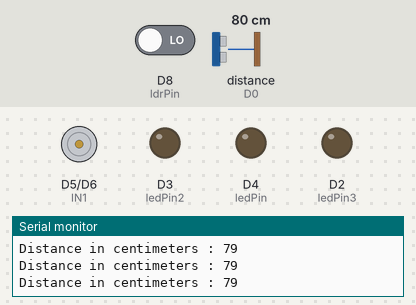
Bench run of a sketch on a simulated ESP8266 (NodeMCU). Shown: motor-driver pin pairs drawn as motors (green arrow = first pin HIGH = forward, orange = second pin HIGH = backward, longer = more drive, scaled by the enable pin), output pins drawn as LEDs (lit = HIGH), the last lines printed to the serial monitor. Wiring (inferred from the names in the program): ultrasonic range finder: trigger D1; echo D0. Inputs (shaded band) come from the test bench; at power-on: distance to the obstacle (sensor on D0) 80 cm, D8 (ldrPin) LOW. The echo pulse lasts 58.3 µs per cm; WiFi joins after 1.5 s; servers stay silent unless stated; pins used as bus, display or sensor lines are not drawn.

Above: at 4.5 s.
4.6 s: distance to the obstacle (sensor on D0) set to 16 cm
6.1 s: distance to the obstacle (sensor on D0) set to 12 cm
At 7.0 s:
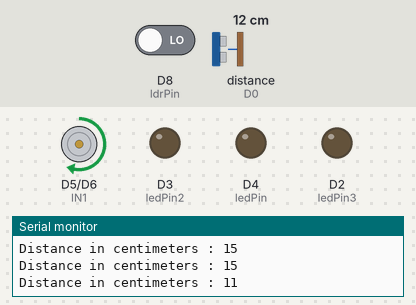
12.1 s: D8 (ldrPin) driven HIGH
At 15.0 s:
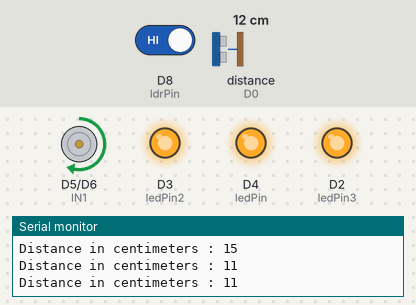
At 16.4 s:
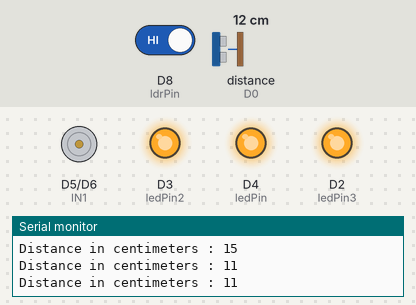
Timing chart, 0 to 22.8 s (numbered marks = the images above; inputs shaded):
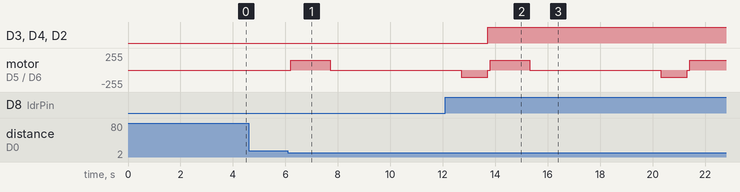

Measured:
- the behaviour switches between 15 and 14 cm on distance to the obstacle (sensor on D0) (found by bisection; images 0 and 1)
- after the input at 6.1 s, motor on D5 (IN1) / D6 (IN2): stopped → forward 150/255 after 0.11 s, → stopped 1.5 s later
- after the input at 12.1 s, D3 (ledPin2), D4 (ledPin), D2 (ledPin3): LOW → HIGH after 1.6 s

The sketch:

IOT_Gate_Light_Final.ino
```cpp
#define BLYNK_TEMPLATE_ID "TMPL6i7Fuhryp"
#define BLYNK_TEMPLATE_NAME "HomeLighting"
#define BLYNK_AUTH_TOKEN "Ow93Ujbzv63KLES_cGhkBGuhf0pJUITh"

#include <ESP8266WiFi.h>
#include <BlynkSimpleEsp8266.h>

char auth[] = BLYNK_AUTH_TOKEN;
char ssid[] = "Roman";//Enter your WIFI name
char pass[] = "sahan1234";//Enter your WIFI password

//LED System

const int ledPin = D4;
const int ledPin2 = D3;
const int ledPin3 = D2;

const int ldrPin = D8;

int ldrValue;
int ledvalue;
bool isManualMode = false;
bool isLedOn = false;
bool isLed2On = false;
bool isLed3On = false;
int carheight;

//GATE System

bool isGateOpen=false;
bool isGateManualMode=false;

#define TRIGGER_PIN D1
#define ECHO_PIN D0

#define IN1 D5
#define IN2 D6
#define ENA D7

#define MOTOR_ROTATION_TIME 1000 // 5 seconds

WidgetLCD lcdlight(V14);
WidgetLCD lcd(V7);
BlynkTimer timer;

void setup() {
  Serial.begin(9600);

  pinMode(TRIGGER_PIN, OUTPUT);
  pinMode(ECHO_PIN, INPUT);
  pinMode(IN1, OUTPUT);
  pinMode(IN2, OUTPUT);
  pinMode(ENA, OUTPUT);

    pinMode(ledPin, OUTPUT);
      pinMode(ledPin2, OUTPUT);
        pinMode(ledPin3, OUTPUT);

  // Connect to Wi-Fi
  WiFi.begin(ssid, pass);
  while (WiFi.status() != WL_CONNECTED) {
    delay(1000);
    Serial.println("Connecting to WiFi...");
  }
    Serial.println("Connected to WiFi");
    Blynk.begin(auth, ssid, pass);

    lcd.clear(); //Use it to clear the LCD Widget
    lcd.print(4, 0, "Connected to WIFI");
    delay(1000);

  lcdlight.clear(); //Use it to clear the LCD Widget
  lcdlight.print(4, 0, "Welcome"); // use: (position X: 0-15, position Y: 0-1, "Message you want to print")
  lcdlight.print(2, 1, "to the future");

  lcd.clear(); //Use it to clear the LCD Widget
  lcd.print(4, 0, "Gate"); // use: (position X: 0-15, position Y: 0-1, "Message you want to print")
  lcd.print(4, 1, "Closed");

   timer.setInterval(100L, ldrCheck);
   timer.setInterval(100L, gateCheck);
}

void loop() {

  Blynk.run();
  timer.run();


}

void rotateMotorForward() {
  digitalWrite(IN1, HIGH);
  digitalWrite(IN2, LOW);
  analogWrite(ENA, 150); // Full speed rotation
}

void rotateMotorBackward() {
  digitalWrite(IN1, LOW);
  digitalWrite(IN2, HIGH);
  analogWrite(ENA, 110); // Full speed rotation
}

void stopMotor() {
  digitalWrite(IN1, LOW);
  digitalWrite(IN2, LOW);
  analogWrite(ENA, 0);
}
void ldrCheck()
{
  // Read LDR value
  ldrValue = digitalRead(ldrPin);

  // If in automated mode, turn on LED when it's dark
  if (!isManualMode && ldrValue < 1)
  {
    digitalWrite(ledPin,  LOW);
    digitalWrite(ledPin2, LOW);
      digitalWrite(ledPin3, LOW);
  }
  else if (!isManualMode && ldrValue >0)
  {
    digitalWrite(ledPin, HIGH);
    digitalWrite(ledPin2, HIGH);
      digitalWrite(ledPin3, HIGH);
  }

  // If in manual mode, control the LED based on isLedOn variable
  if (isManualMode)
  {
    if (isLedOn)
    {
      digitalWrite(ledPin, HIGH);

    }
    else
    {
      digitalWrite(ledPin, LOW);
    }
    if (isLed2On)
    {
      digitalWrite(ledPin2, HIGH);

    }
    else
    {
      digitalWrite(ledPin2, LOW);
    }
    if (isLed3On)
    {
      digitalWrite(ledPin3, HIGH);

    }
    else
    {
      digitalWrite(ledPin3, LOW);
    }

  }
}
BLYNK_WRITE(V0)
{
  int ledState = param.asInt();
   if (isManualMode)
  {
    if (ledState == 1)
    {
      isLedOn = true;
      digitalWrite(ledPin, HIGH);
    }
    else
    {
      isLedOn = false;
      digitalWrite(ledPin, LOW);
    }
  }
  else
  {
    Blynk.virtualWrite(V0, isLedOn ? 1 : 0); // Update the LED state button in the Blynk app
  }

}

BLYNK_WRITE(V3)
{
  int led2State = param.asInt();
   if (isManualMode)
  {
    if (led2State == 1)
    {
      isLed2On = true;
      digitalWrite(ledPin2, HIGH);
    }
    else
    {
      isLed2On = false;
      digitalWrite(ledPin2, LOW);
    }
  }
  else
  {
    Blynk.virtualWrite(V3, isLed2On ? 1 : 0); // Update the LED state button in the Blynk app
  }

}

BLYNK_WRITE(V6)
{
  int led3State = param.asInt();
   if (isManualMode)
  {
    if (led3State == 1)
    {
      isLed3On = true;
      digitalWrite(ledPin3, HIGH);
    }
    else
    {
      isLed3On = false;
      digitalWrite(ledPin3, LOW);
    }
  }
  else
  {
    Blynk.virtualWrite(V6, isLed3On ? 1 : 0); // Update the LED state button in the Blynk app
  }

}
// Function to handle manual mode switch
BLYNK_WRITE(V4)
{
  int mode = param.asInt();
  if (mode == 1)
  {
    isManualMode = true;
    lcdlight.clear(); //Use it to clear the LCD Widget
    lcdlight.print(3, 0, "Light Mode"); // use: (position X: 0-15, position Y: 0-1, "Message you want to print")
    lcdlight.print(5, 1, "Manual");

  }
  else
  {
    isManualMode = false;
    lcdlight.clear(); //Use it to clear the LCD Widget
    lcdlight.print(3, 0, "Light Mode"); // use: (position X: 0-15, position Y: 0-1, "Message you want to print")
    lcdlight.print(5, 1, "Auto");
  }
}
//Gate  Manual Mode

void gateCheck()
{
  stopMotor();
  if (!isGateManualMode)
  {
    long duration, distance;

  // Trigger the ultrasonic sensor
  digitalWrite(TRIGGER_PIN, LOW);
  delayMicroseconds(2);
  digitalWrite(TRIGGER_PIN, HIGH);
  delayMicroseconds(10);
  digitalWrite(TRIGGER_PIN, LOW);

  // Measure the pulse duration
  duration = pulseIn(ECHO_PIN, HIGH);

  // Calculate the distance
  distance = duration * 0.034/2;
  carheight = 15 - distance;
  Blynk.virtualWrite(V8,carheight);
  Serial.print("Distance in centimeters : ");
  Serial.println(distance);
  delay(100);

  if (distance < 14) {
    rotateMotorForward(); // Rotate forward for 5 seconds
    // open.on();
    // close.off();
    lcd.clear(); //Use it to clear the LCD Widget
    lcd.print(4, 0, "Gate"); // use: (position X: 0-15, position Y: 0-1, "Message you want to print")
    lcd.print(4, 1, "Opening");
    delay(1500);
    stopMotor(); // Stop for 5 seconds
    lcd.clear(); //Use it to clear the LCD Widget
    lcd.print(4, 0, "Gate"); // use: (position X: 0-15, position Y: 0-1, "Message you want to print")
    lcd.print(4, 1, "Opened");
    delay(5000);
    rotateMotorBackward();
    lcd.clear(); //Use it to clear the LCD Widget
    lcd.print(4, 0, "Gate"); // use: (position X: 0-15, position Y: 0-1, "Message you want to print")
    lcd.print(4, 1, "Closing");
    delay(1000);
    stopMotor();
    // open.off();
    // close.on();
    lcd.clear(); //Use it to clear the LCD Widget
    lcd.print(4, 0, "Gate"); // use: (position X: 0-15, position Y: 0-1, "Message you want to print")
    lcd.print(4, 1, "Closed");
  }
  }
    stopMotor();
  // If in manual mode, control the LED based on isLedOn variable
  if (isGateManualMode)
  {
    stopMotor();
    if (isGateOpen)
    {
      rotateMotorForward();
      lcd.clear(); //Use it to clear the LCD Widget
      lcd.print(4, 0, "Gate"); // use: (position X: 0-15, position Y: 0-1, "Message you want to print")
      lcd.print(4, 1, "Opened");
    }
    else
    {
      rotateMotorBackward();
      lcd.clear(); //Use it to clear the LCD Widget
      lcd.print(4, 0, "Gate"); // use: (position X: 0-15, position Y: 0-1, "Message you want to print")
      lcd.print(4, 1, "Closed");
    }

  }
}

BLYNK_WRITE(V13)
{
  int openstate = param.asInt();
   if (isGateManualMode)
  {
    if (openstate == 1)
    {
      isGateOpen = true;
     // digitalWrite(ledPin3, HIGH);
    }
    else
    {
      isGateOpen = false;
      //digitalWrite(ledPin3, LOW);
    }
  }
  else
  {
    Blynk.virtualWrite(V13, isGateOpen ? 1 : 0); // Update the LED state button in the Blynk app
  }

}

BLYNK_WRITE(V12)
{
  int gatemode = param.asInt();
  if (gatemode == 1)
  {
    isGateManualMode = true;

  }
  else
  {
    isGateManualMode = false;
  }
}
```
